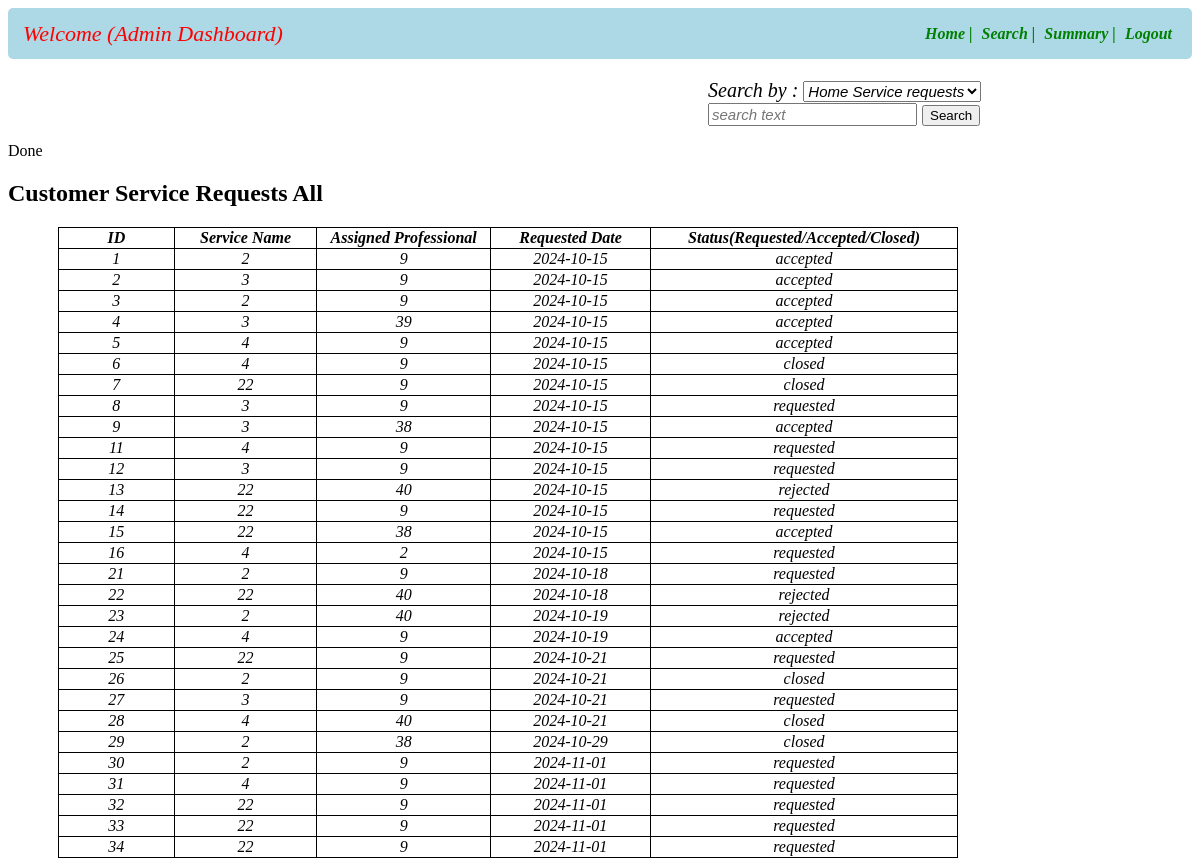
The page /adminsearch on the database its author committed.
### app.py (models this page shows)
class Customer_Service_Request(db.Model):
    __tablename__="customer_service_request"
    id=db.Column(db.Integer,primary_key=True)
    service_id=db.Column(db.Integer,db.ForeignKey(Service_Info.id),nullable=False)
    customer_id=db.Column(db.Integer,db.ForeignKey(User_Info.id),nullable=False)
    professional_id=db.Column(db.Integer,db.ForeignKey(User_Info.id),nullable=False)
    date_of_request=db.Column(db.String,nullable=False)
    date_of_completion=db.Column(db.String,nullable=False)
    service_status=db.Column(db.String,nullable=False)
    remarks=db.Column(db.String)
    location=db.Column(db.String,nullable=False)
    ratings=db.Column(db.String,nullable=False)

### app.py (the view, shortened to what this page needs)
@app.route("/adminsearch",methods=["GET","POST"])
def admin_search():
    servname=Service_Info.query.all()
    crequests=Customer_Service_Request.query.all()
    return render_template("admin_search.html",crequests=crequests)
    return render_template("admin_search.html",servicename=servname)

### templates/admin_search.html (shortened to what this page needs)
<!DOCTYPE html>
<html lang="en">
<head>
</head>
<body>
    <div id="header">
        <nav class="navbar">
            <div class="navdiv">
                <div class="logo">Welcome (Admin Dashboard)</div>
                <ul>
                    <li><a href="/admindashboard">Home |</a></li>
                    <li><a href="/adminsearch">Search |</a></li>
                    <li><a href="/adminsummary">Summary |</a></li>
                    <li><a href="/login">Logout</a></li>
                </ul>
            </div>
        </nav>
    </div>
    <div id="main">
        <form action="/adminsearch" id="form" method="POST">
            <div id="search">
                <label for="servicename">Search by :</label>
                <select name="s_name" id="servicename" row="4" cols="21">
                    <option value="services">Home Service requests</option>
                </select>
                <input type="text" id="searchtext" name="s_text" placeholder="search text">
                <button type="submit" btn btn-primary data-bs-toggle="tooltip" data-bs-placement="left" title="Click to search">Search</button>
            </div>
        </form>
        {% if searchby=="professionals" %}
        <div>
            <h2>Service Professionals List</h2>
            <p style="color:red;">Admin may block/unblock professionals</p>
            <table id = "professionals-table">
                <thead id="th">
                    <tr>
                        <th>ID</th>
                        <th>Name</th>
                        <th>Experience</th>
                        <th>Service Name</th>
                        <th>Status</th>
                        <th>Customer Reviews</th>
                        <th>Action</th>
                    </tr>
                </thead>
                <tbody id="td">
                    {% for entry in professionals %}
                    {% if entry.role==2 %}
                    <tr>
                        <td><a href="/viewprofessional/{{entry.id}}">{{entry["id"]}}<a/></td>
                        <td>{{entry["full_name"]}}</td>
                        <td>{{entry["experience"]}}</td>
                        <td>{{entry["service_name"]}}</td>
                        <td>{{entry["status"]}}</td>
                        <td>{{entry["reviews"]}}</td>
                        <td><a href="/blockprofessional/{{entry.id}}/reject">Block</a>| <a href="/blockprofessional/{{entry.id}}/approve">Unblock</a></td>
                    </tr>
                    {% endif %}
                    {% endfor %}
                <tbody>
            </table>
        </div>
        {% else %}
         <p>Done</p>
         <div>
            <h2>Customer Service Requests All</h2>
            <table id = "servicerequest-table">
                <thead id="th">
                    <tr>
                        <th>ID</th>
                        <th>Service Name</th>
                        <th>Assigned Professional</th>
                        <th>Requested Date</th>
                        <th>Status(Requested/Accepted/Closed)</th>
                    </tr>
                </thead>
                <tbody id="td">
                    {% for entry in crequests%}
                    <tr>
                        <td>{{entry["id"]}}</td>
                        <td>{{entry["service_id"]}}</td>
                        <td>{{entry["professional_id"]}}</td>
                        <td>{{entry["date_of_request"]}}</td>
                        <td>{{entry["service_status"]}}</td>
                    </tr>
                    {% endfor %}
            </table>
        </div>
    {% endif %}
    </div>
</body>
</html>

### templates/admin_search.html (style rules this page uses)
* { text-decoration: none; }
.navbar { background-color: lightblue; padding-right: 15px; padding-left: 15px; border-radius: 5px; }
ul li { vertical-align: middle; }
.navdiv { display:flex; align-items: center; justify-content: space-between; }
.logo { font-size: 22px; color: red; font-style: italic; }
li { list-style: none; display: inline; }
li a { color: green; font-size: 16px; font-style: italic; margin-right: 5px; font-weight: bold; }
#search { font-style:italic; font-size:20px; margin-top:20px; margin-left:700px; }
#servicename { font-style:italic; font-size:15px; }
#searchtext { font-style:italic; font-size:15px; }
table ,th, td { text-align: center; font-style: italic; width:900px; margin-top: 20px; margin-left: 50px; border-radius: 10px; border-color: blue; border: 1px solid black; border-collapse: collapse ; }

### rows shown on the page
Customer_Service_Request: id "1", service_id "2", professional_id "9", date_of_request "2024-10-15", service_status "accepted"
Customer_Service_Request: id "2", service_id "3", professional_id "9", date_of_request "2024-10-15", service_status "accepted"
Customer_Service_Request: id "3", service_id "2", professional_id "9", date_of_request "2024-10-15", service_status "accepted"
Customer_Service_Request: id "4", service_id "3", professional_id "39", date_of_request "2024-10-15", service_status "accepted"
Customer_Service_Request: id "5", service_id "4", professional_id "9", date_of_request "2024-10-15", service_status "accepted"
Customer_Service_Request: id "6", service_id "4", professional_id "9", date_of_request "2024-10-15", service_status "closed"
Customer_Service_Request: id "7", service_id "22", professional_id "9", date_of_request "2024-10-15", service_status "closed"
Customer_Service_Request: id "8", service_id "3", professional_id "9", date_of_request "2024-10-15", service_status "requested"
Customer_Service_Request: id "9", service_id "3", professional_id "38", date_of_request "2024-10-15", service_status "accepted"
Customer_Service_Request: id "11", service_id "4", professional_id "9", date_of_request "2024-10-15", service_status "requested"
Customer_Service_Request: id "12", service_id "3", professional_id "9", date_of_request "2024-10-15", service_status "requested"
Customer_Service_Request: id "13", service_id "22", professional_id "40", date_of_request "2024-10-15", service_status "rejected"
Customer_Service_Request: id "14", service_id "22", professional_id "9", date_of_request "2024-10-15", service_status "requested"
Customer_Service_Request: id "15", service_id "22", professional_id "38", date_of_request "2024-10-15", service_status "accepted"
Customer_Service_Request: id "16", service_id "4", professional_id "2", date_of_request "2024-10-15", service_status "requested"
Customer_Service_Request: id "21", service_id "2", professional_id "9", date_of_request "2024-10-18", service_status "requested"
Customer_Service_Request: id "22", service_id "22", professional_id "40", date_of_request "2024-10-18", service_status "rejected"
Customer_Service_Request: id "23", service_id "2", professional_id "40", date_of_request "2024-10-19", service_status "rejected"
Customer_Service_Request: id "24", service_id "4", professional_id "9", date_of_request "2024-10-19", service_status "accepted"
Customer_Service_Request: id "25", service_id "22", professional_id "9", date_of_request "2024-10-21", service_status "requested"
Customer_Service_Request: id "26", service_id "2", professional_id "9", date_of_request "2024-10-21", service_status "closed"
Customer_Service_Request: id "27", service_id "3", professional_id "9", date_of_request "2024-10-21", service_status "requested"
Customer_Service_Request: id "28", service_id "4", professional_id "40", date_of_request "2024-10-21", service_status "closed"
Customer_Service_Request: id "29", service_id "2", professional_id "38", date_of_request "2024-10-29", service_status "closed"
Customer_Service_Request: id "30", service_id "2", professional_id "9", date_of_request "2024-11-01", service_status "requested"
Customer_Service_Request: id "31", service_id "4", professional_id "9", date_of_request "2024-11-01", service_status "requested"
Customer_Service_Request: id "32", service_id "22", professional_id "9", date_of_request "2024-11-01", service_status "requested"
Customer_Service_Request: id "33", service_id "22", professional_id "9", date_of_request "2024-11-01", service_status "requested"
Customer_Service_Request: id "34", service_id "22", professional_id "9", date_of_request "2024-11-01", service_status "requested"
